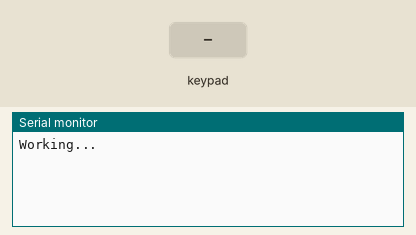
Recording of a sketch running on a simulated Arduino Leonardo, built with avr-gcc and run on an emulated ATmega32U4. Shown: the last lines printed to the serial monitor. Inputs (shaded band) come from the test bench.

Above: at 1.2 s.
1.3 s: key '3' pressed
At 2.3 s:
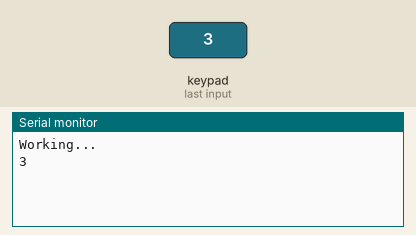
2.8 s: key '6' pressed
At 3.4 s:
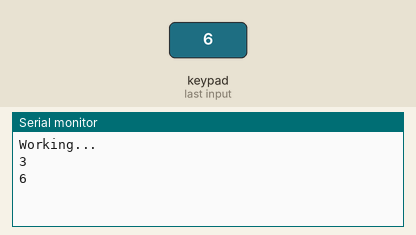

Measured:
- after the input at 1.3 s, the serial monitor: prints a new line at once (image 1)
- after the input at 2.8 s, the serial monitor: prints a new line at once (image 2)

The sketch:

byo21_keyboard_demo.ino
```cpp
/*
 * Setup:
 * 1. Install Keypad Library
 *  1.1 Click Sketch -> Include Library -> Manage Libraries
 *  1.2 Search "Keypad"
 *  1.3 Install library by Mark Stanley, Alexander Brevig
 */

 /*
  *  Useful Resources:
  *  https://www.arduino.cc/reference/en/language/functions/usb/keyboard/
  *  https://www.arduino.cc/reference/en/language/functions/usb/keyboard/keyboardmodifiers/
  *  For Media Keys, check out https://github.com/NicoHood/HID
  */

#include "Keyboard.h"
#include "Keypad.h"

const byte ROWS = 3;
const byte COLUMNS = 2;

/*
 *  The matrix below is rotated by 90 degrees
 *  so that the top left key on the
 *  keyboard is 1.
 */
char keys[ROWS][COLUMNS] = {
  {'3', '6'},
  {'2', '5'},
  {'1', '4'},
};

byte rowPins[ROWS] = {7, 8,9};
byte colPins[COLUMNS] = {5,6};

Keypad keypad = Keypad( makeKeymap(keys), rowPins, colPins, ROWS, COLUMNS );

void setup() {
  Serial.begin(9600);
  Serial.println("Working...");
}

void loop() {
  char key = keypad.getKey();
  if (key) {

    switch (key) {
      case '1':
        Serial.println("1");
        break;
      case '2':
        Serial.println("2");
        break;
      case '3':
        Serial.println("3");
        break;
      case '4':
        Serial.println("4");
        break;
      case '5':
        Serial.println("5");
        break;
      case '6':
        Serial.println("6");
        break;
    }
     Keyboard.releaseAll();
    delay(100);
  }
}
```
